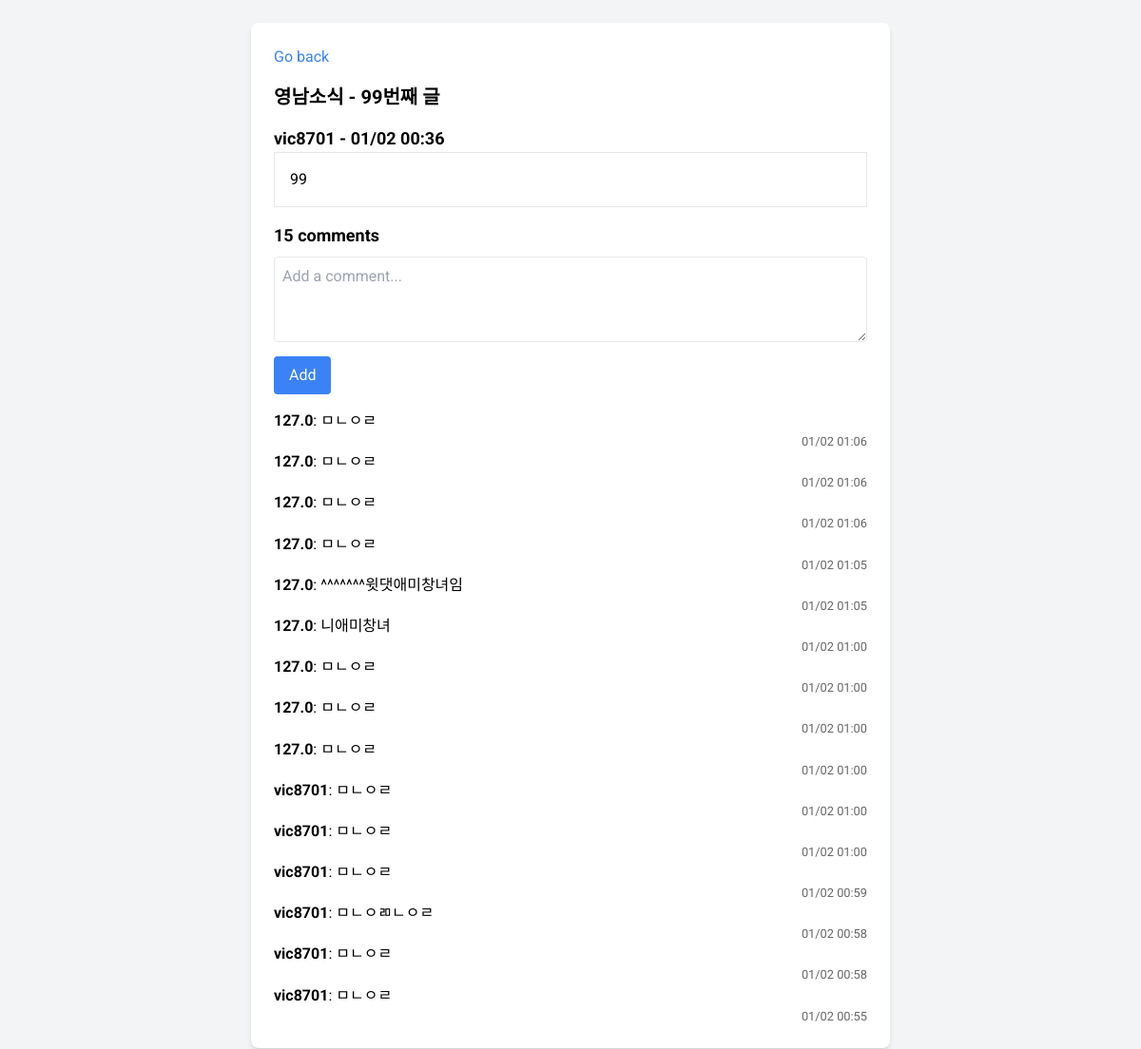
The page /notice/130 on the database its author committed.
### tables this page shows
CREATE TABLE notice
                        (id INTEGER PRIMARY KEY AUTOINCREMENT, title text, content text, date text, writerid text, views integer);

CREATE TABLE comment 
                        (id INTEGER PRIMARY KEY AUTOINCREMENT, content text, date text, writerid text, postid integer);

### web.py (the view)
@app.route('/notice/<int:id>')
def notice_detail(id):
    notice = module_db.select_notice(id)
    comments = module_db.select_comment(id)
    try:
        lencom = len(comments)
    except:
        lencom = 0
    if comments is None:
        comments = []
    datetext = date.make_date_text(date.date_sliser(notice[3]))
    for i in range(len(comments)):
        comments[i] = list(comments[i])
        comments[i][2] = date.make_date_text(date.date_sliser(comments[i][2]))
    return render_template('notice_detail.html', notice=notice, comments=comments, lencom=lencom, datetext=datetext)

### db/module_db.py (called while the page is built)
def select_notice(id):
    conn = sqlite3.connect(db_path)
    cursor = conn.cursor()
    cursor.execute("SELECT * FROM notice WHERE id=?", (id,))
    result = cursor.fetchone()
    conn.close()
    return result

def select_comment(id):
    conn = sqlite3.connect(db_path)
    cursor = conn.cursor()
    cursor.execute("SELECT * FROM comment WHERE postid=? ORDER BY id DESC", (id,))
    result = cursor.fetchall()
    conn.close()
    return result

### modules/date.py (called while the page is built)
def date_sliser(date):
    date = {
        'year': date[0:4],
        'month': date[4:6],
        'day': date[6:8],
        'hour': date[8:10],
        'minute': date[10:12],
        'second': date[12:14]
    }
    return date

def make_date_text(slice_date):
    return f"{slice_date['month']}/{slice_date['day']} {slice_date['hour']}:{slice_date['minute']}"

### templates/notice_detail.html (shortened to what this page needs)
<!DOCTYPE html>
<html lang="en">
<head>
    <script src="https://cdn.tailwindcss.com"></script>
</head>
<body class="bg-gray-100 p-6">
    <div class="max-w-2xl mx-auto bg-white p-6 rounded-lg shadow-md">
        <a href="/notice" class="text-blue-500 hover:underline mb-4 inline-block">Go back</a>
        <h1 class="text-xl font-bold mb-4">영남소식 - {{ notice[1] }}</h1>
        <strong class="text-lg font-bold mb-2">{{ notice[4] }} - {{ datetext }}</strong>
        <div class="border p-4 mb-4">
            {{ notice[2] }}
        </div>
        <h2 class="text-lg font-bold mb-2">{{ lencom }} comments</h2>
        <div class="mb-4">
            <textarea class="w-full border p-2 rounded mb-2" rows="3" placeholder="Add a comment..."></textarea>
            <button class="bg-blue-500 text-white px-4 py-2 rounded hover:bg-blue-600">Add</button>
        </div>
        <div>
            {% for comment in comments %}
            <p><strong>{{ comment[3] }}</strong>: {{ comment[1] }}<p class="datetext">{{ comment[2] }}</p></p>
            {% endfor %}
        </div>
    </div>
</body>
</html>

### templates/notice_detail.html (style rules this page uses)
body { font-family: 'Roboto', sans-serif; }
.datetext { text-align: right; font-size: 0.8rem; color: #666; padding-top: -1rem; }

### rows shown on the page
notice: title "99번째 글", writerid "vic8701", content "99"
comment: writerid "127.0", content "ㅁㄴㅇㄹ", comment "01/02 01:06"
comment: writerid "127.0", content "ㅁㄴㅇㄹ", comment "01/02 01:06"
comment: writerid "127.0", content "ㅁㄴㅇㄹ", comment "01/02 01:06"
comment: writerid "127.0", content "ㅁㄴㅇㄹ", comment "01/02 01:05"
comment: writerid "127.0", content "^^^^^^^윗댓애미창녀임", comment "01/02 01:05"
comment: writerid "127.0", content "니애미창녀", comment "01/02 01:00"
comment: writerid "127.0", content "ㅁㄴㅇㄹ", comment "01/02 01:00"
comment: writerid "127.0", content "ㅁㄴㅇㄹ", comment "01/02 01:00"
comment: writerid "127.0", content "ㅁㄴㅇㄹ", comment "01/02 01:00"
comment: writerid "vic8701", content "ㅁㄴㅇㄹ", comment "01/02 01:00"
comment: writerid "vic8701", content "ㅁㄴㅇㄹ", comment "01/02 01:00"
comment: writerid "vic8701", content "ㅁㄴㅇㄹ", comment "01/02 00:59"
comment: writerid "vic8701", content "ㅁㄴㅇㄻㄴㅇㄹ", comment "01/02 00:58"
comment: writerid "vic8701", content "ㅁㄴㅇㄹ", comment "01/02 00:58"
comment: writerid "vic8701", content "ㅁㄴㅇㄹ", comment "01/02 00:55"

### other values the page prints
{{ datetext }} "01/02 00:36"
{{ lencom }} "15"
